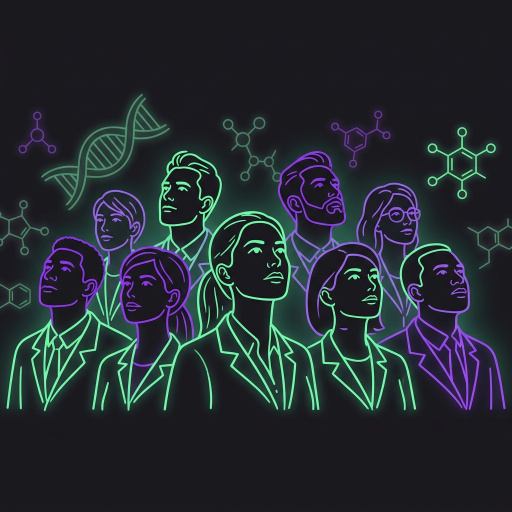
#> input picture content-machine/assets/creas/bg1.png, 1024 x 1024 px, found by its file name (shown at 1/2 size); its folder holds only this picture in this run
$ python compose_creas.py
#> lines starting #> are read from the running program, lines starting #| are printed output that depends on the picture
# -*- coding: utf-8 -*-
"""Compose les créas 1080x1080 : fond Studio + logos réels + texte, en post-prod."""
import os
from PIL import Image, ImageDraw, ImageFont

A = "/Users/enguerrandchalvondemersay/jobteaser-abm-landings/content-machine"
BG = f"{A}/assets/creas"
OUT = f"{A}/assets/creas_final"
os.makedirs(OUT, exist_ok=True)

SANOFI_LOGO = f"{A}/assets/logo-sanofi-white_fixed.png"
JT_LOGO = f"{A}/assets/logo-emetteur-white_fixed.png"

def font(size):
    for p in ["/System/Library/Fonts/Helvetica.ttc",
              "/System/Library/Fonts/Supplemental/Arial Bold.ttf",
              "/System/Library/Fonts/Supplemental/Arial.ttf"]:
        if os.path.exists(p):
            try: return ImageFont.truetype(p, size)
            except Exception: pass
    return ImageFont.load_default()

def wrap(draw, text, f, max_w):
    words = text.split(); lines = []; line = ""
    for w in words:
        t = (line + " " + w).strip()
        if draw.textlength(t, font=f) > max_w and line:
            lines.append(line); line = w
        else:
            line = t
    lines.append(line)
    return lines

def paste_logo(canvas, path, x, y, h):
    if not os.path.exists(path): return x
    im = Image.open(path).convert("RGBA")
    r = im.width / im.height
    w = int(h * r)
    im2 = im.resize((w, h))
    canvas.paste(im2, (int(x), int(y)), im2)
    return x + w

def compose(bg_file, tag, headline, cta, out_name):
#> called with bg_file = 'bg1.png', tag = 'Content', cta = 'Découvrir Sanofi', out_name = 'cc_content_1'
    im = Image.open(f"{BG}/{bg_file}").convert("RGB").resize((1080, 1080))
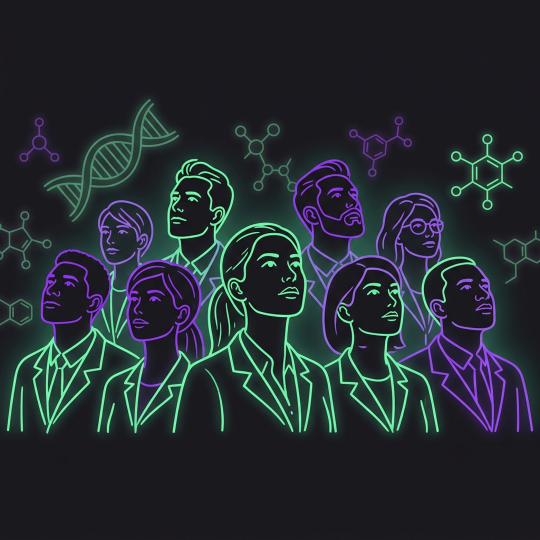
#> im: PIL image 1080x1080 RGB (shown at 1/2 size); mean R, G, B 36.1, 43.2, 48.6
    canvas = im.convert("RGBA")
    draw = ImageDraw.Draw(canvas)

    lx = 56
    lx = paste_logo(canvas, JT_LOGO, lx, 46, 40)
#> lx = 56
    draw.text((lx+8, 52), "JobTeaser", font=font(30), fill=(255,255,255,255))
    lx += 8 + draw.textlength("JobTeaser", font=font(30))
#> lx = 112
    draw.text((lx+16, 52), "×", font=font(28), fill=(180,178,190,255))
    paste_logo(canvas, SANOFI_LOGO, lx+52, 44, 46)

    tag_f = font(22)
    tw = draw.textlength(tag.upper(), font=tag_f)
#> tw = 48
    draw.rounded_rectangle([56, 120, 56+tw+36, 120+42], radius=21, fill=(91,255,119,235))
    draw.text((74, 129), tag.upper(), font=tag_f, fill=(20,19,26,255))

    scrim = Image.new("RGBA", (1080, 480), (0,0,0,0))
#> scrim: PIL image 1080x480 RGBA; every value is 0
    sd = ImageDraw.Draw(scrim)
    for i in range(480):
        a = int(215 * (i/480)**1.4)
        sd.line([(0,i),(1080,i)], fill=(10,9,14,a))
    canvas.alpha_composite(scrim, (0, 600))
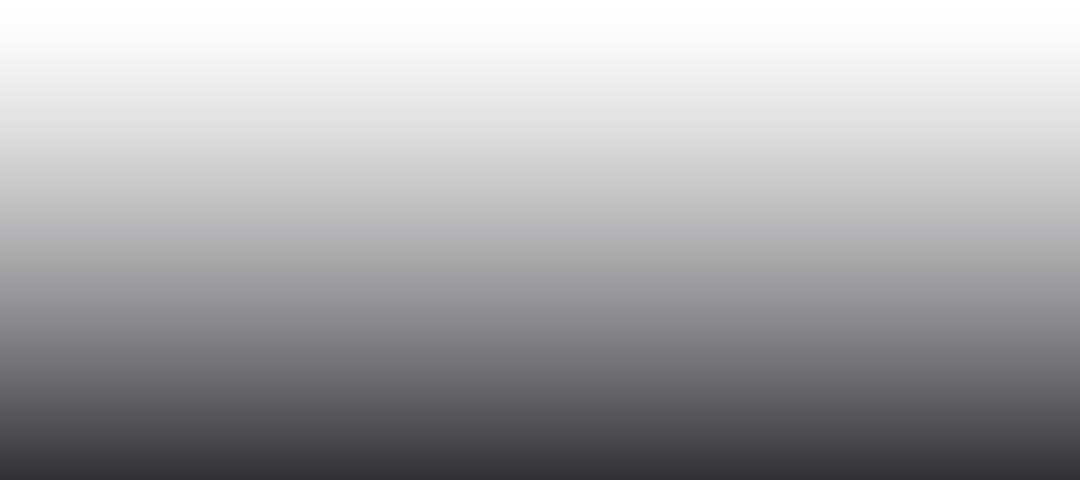
#> scrim: PIL image 1080x480 RGBA; mean R, G, B, A 10, 9, 14, 88.9; transparent parts drawn white
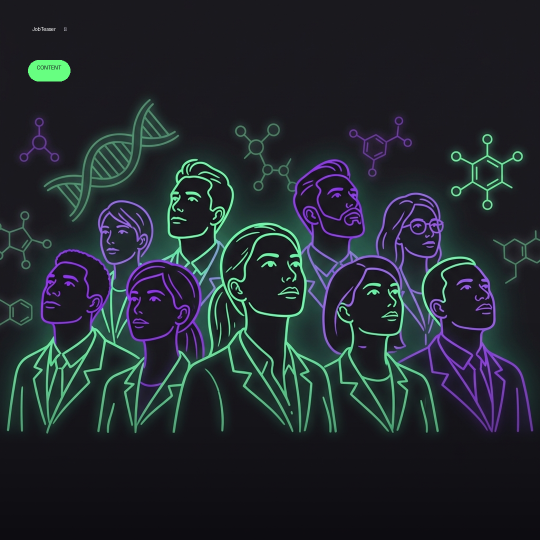
#> canvas: PIL image 1080x1080 RGBA (shown at 1/2 size); mean R, G, B, A 33.1, 39.8, 45.1, 254.9; transparent parts drawn white

    hf = font(52)
    lines = wrap(draw, headline, hf, 960)
#> lines = 1 item
    ty = 1080 - 210 - (len(lines)-1)*60
#> ty = 870
    for ln in lines:
        draw.text((58, ty), ln, font=hf, fill=(255,255,255,255))
        ty += 60
#> this loop made 1 pass
#> ty on pass 1: 930
#> after the loop, ty = 930

    cf = font(28)
    tw = draw.textlength(cta, font=cf)
#> tw = 76
    bx0, by0, by1 = 56, 1080-70, 1080-24
    bx1 = bx0 + tw + 66
#> bx1 = 198
    draw.rounded_rectangle([bx0, by0, bx1, by1], radius=23, fill=(91,255,119,255))
    draw.text((bx0+28, by0+7), cta, font=cf, fill=(20,19,26,255))
    ay = (by0+by1)//2; ax = bx1-30
#> after `ax = bx1 - 30`: ax = 168
    draw.line([(ax-10,ay-8),(ax+2,ay),(ax-10,ay+8)], fill=(20,19,26,255), width=3, joint="curve")

    canvas.convert("RGB").save(f"{OUT}/{out_name}.jpg", "JPEG", quality=86)
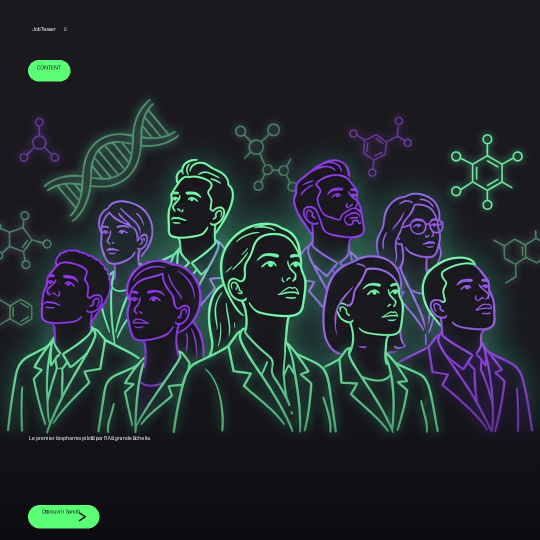
#> saved as cc_content_1.jpg: PIL image 1080x1080 RGB (shown at 1/2 size); mean R, G, B 33.6, 41.2, 45.7
    print(out_name, "ok")

CREAS = [
    ("bg1.png", "Content", "Le premier biopharma piloté par l'IA à grande échelle.", "Découvrir Sanofi", "cc_content_1"),
    ("bg2.png", "Content", "IA et science ne font plus qu'un chez Sanofi.", "En savoir plus", "cc_content_2"),
    ("bg9.png", "Content", "5 M étudiants. Vos futurs talents R&D, Digital, Commercial.", "Voir le vivier", "cc_content_3"),
    ("bg4.png", "Visibilité", "800+ écoles partenaires · 5 M étudiants · 10 pays européens", "Découvrir JobTeaser", "cc_visi_1"),
    ("bg5.png", "Visibilité", "Sanofi × OpenAI × Formation Bio — une première en pharma", "Voir le partenariat", "cc_visi_2"),
    ("bg6.png", "Visibilité", "Le bon réseau pour les profils science + data", "Le partenariat", "cc_visi_3"),
    ("bg3.png", "Conversion", "Les profils hybrides science + data se font rares.", "Sourcer maintenant", "cc_conv_1"),
    ("bg7.png", "Conversion", "Sourcer vos talents Early Careers, dès aujourd'hui.", "Échangeons ensemble", "cc_conv_2"),
    ("bg8.png", "Conversion", "30 minutes pour cadrer votre plan Early Careers 2026.", "Réserver un créneau", "cc_conv_3"),
]
for c in CREAS:
#> (the run stopped early here; a loop or call above may not have finished)
